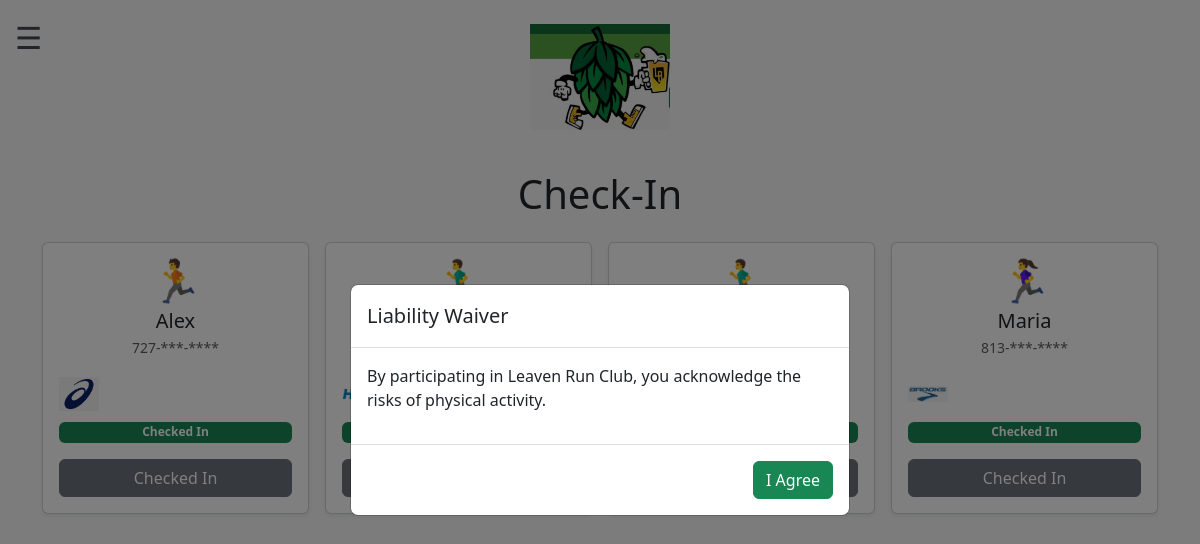
The app's page /checking with its own data.
### models.py (models this page shows)
class Runner(db.Model):
    id = db.Column(db.Integer, primary_key=True)
    name = db.Column(db.String(120), nullable=False)
    phone = db.Column(db.String(20))
    referral = db.Column(db.String(50))
    emoji = db.Column(db.String(10))
    shoe_brand = db.Column(db.String(50))
    waiver_signed = db.Column(db.Boolean, default=False)

### app.py (the view)
@app.route("/checking", methods=["GET"])
def checking():
    today = date.today()
    runners = Runner.query.order_by(Runner.name.asc()).all()
    for r in runners:
        r.checked_in_today = Attendance.query.filter_by(
            runner_id=r.id,
            date=today
        ).first() is not None
    return render_template("checking.html", runners=runners)

### templates/checking.html (shortened to what this page needs)
{% extends "base.html" %}
{% block content %}
<h1 class="mb-4 text-center">Check-In</h1>
<div class="row g-3">
    {% for r in runners %}
    <div class="col-6 col-md-4 col-lg-3">
        <div class="card shadow-sm p-3 text-center">
            <div style="font-size: 42px; line-height: 1;">
                {{ r.emoji if r.emoji else "🏃" }}
            </div>
            <h5 class="mt-2 mb-1">{{ r.name }}</h5>
            <p class="text-muted" style="font-size: 14px;">
                {% if r.phone %}
                    {{ r.phone[:3] }}‑***‑****
                {% else %}
                    —
                {% endif %}
            </p>
            {% if r.shoe_brand and r.shoe_brand != "other" %}
                <img src="{{ url_for('static', filename='logos/' + r.shoe_brand + '.png') }}"
                     style="width: 40px; height: 40px; object-fit: contain; margin-bottom: 8px;">
            {% endif %}
            {% if r.checked_in_today %}
                <div class="badge bg-success mb-2">Checked In</div>
            {% endif %}
            <form method="POST" action="/checkin_runner/{{ r.id }}">
                <button class="btn {% if r.checked_in_today %}btn-secondary{% else %}btn-primary{% endif %} w-100 mt-2">
                    {% if r.checked_in_today %}
                        Checked In
                    {% else %}
                        Check In
                    {% endif %}
                </button>
            </form>
        </div>
    </div>
    {% endfor %}
</div>
{% endblock %}

### templates/base.html (shortened to what this page needs)
<!DOCTYPE html>
<html lang="en">
<head>
    <link href="https://cdn.jsdelivr.net/npm/bootstrap@5.3.0/dist/css/bootstrap.min.css" rel="stylesheet">
</head>
<body class="bg-light">
    <div class="menu-btn" onclick="toggleMenu()">☰</div>
    <div class="text-center mt-4 mb-3">
        <a href="{{ url_for('admin_verify') }}">
            <img src="{{ url_for('static', filename='logo.png') }}" style="max-width: 140px; cursor:pointer;">
        </a>
    </div>
    <div class="container py-4">
        {% block content %}{% endblock %}
    </div>
    <div class="modal fade" id="waiverModal" tabindex="-1">
      <div class="modal-dialog modal-dialog-centered">
        <div class="modal-content">
          <div class="modal-header"><h5 class="modal-title">Liability Waiver</h5></div>
          <div class="modal-body">
            <p>By participating in Leaven Run Club, you acknowledge the risks of physical activity.</p>
          </div>
          <div class="modal-footer">
            <button id="waiverAgree" class="btn btn-success">I Agree</button>
          </div>
        </div>
      </div>
    </div>
</body>
</html>

### templates/base.html (style rules this page uses)
.menu-btn { position: fixed; top: 15px; left: 15px; z-index: 3001; font-size: 1.9rem; cursor: pointer; transition: transform 0.2s ease; }

### records on screen
Runner: emoji "🏃", name "Alex", phone "727", shoe_brand (picture), shows "Checked In"
Runner: emoji "🏃‍♂️"
Runner: emoji "🏃‍♂️"
Runner: emoji "🏃‍♀️", name "Maria", phone "813", shoe_brand (picture), shows "Checked In"
